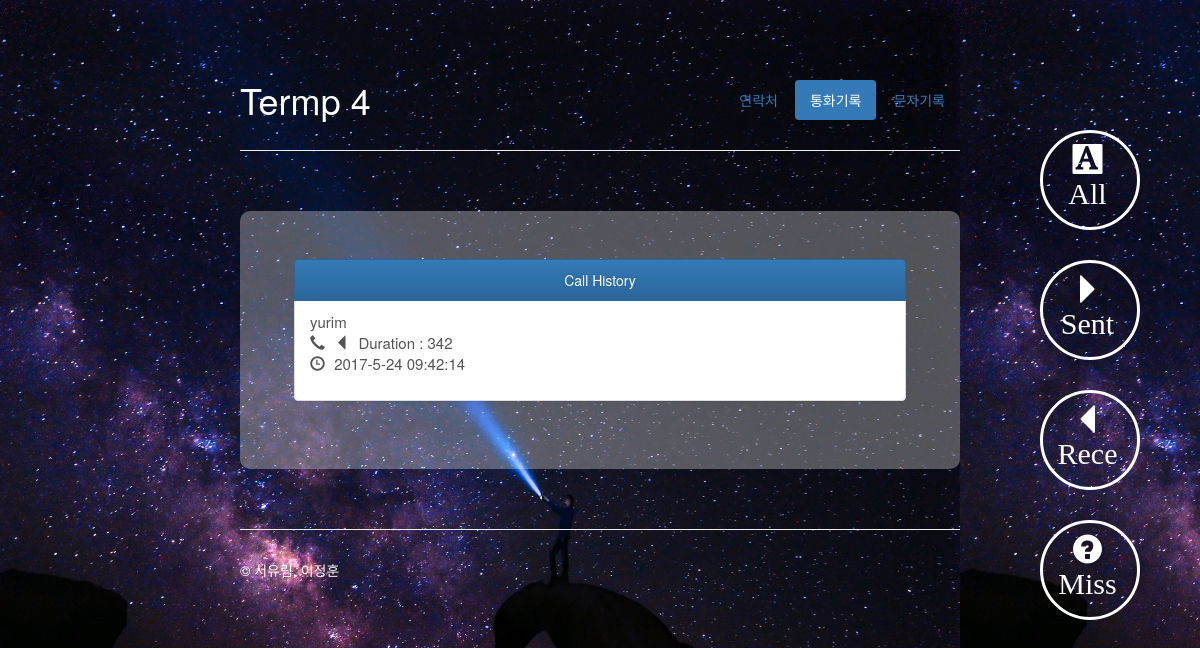
Screenshot of /call_hist/1 with the database file from the repository.
### tables this page shows
CREATE TABLE addressbook (
id integer primary key autoincrement, name text, number text, email text);

CREATE TABLE call (
time text, phone text, status integer, duration integer);

### web_sever.py (the view)
@app.route('/call_hist/<int:status>', methods=['GET','POST'])
def call_hist(status):
	return render_template('call_hist.html', call=getCall(status))

### sql_conn3.py (called while the page is built)
def getConnection():
    return sqlite3.connect('addressbook.db')

def getCall(status):
    conn = getConnection()
    curs = conn.cursor()
    if status==3:
        sql = "SELECT * FROM CALL ORDER BY TIME DESC"
    elif status==0:
        sql = "SELECT * FROM CALL WHERE STATUS = 0 ORDER BY TIME DESC"
    elif status==1:
        sql = "SELECT * FROM CALL WHERE STATUS = 1 ORDER BY TIME DESC"
    elif status==2:
        sql = "SELECT * FROM CALL WHERE STATUS = 2 ORDER BY TIME DESC"
    curs.execute(sql)
    row = curs.fetchall()
    for hist in range(len(row)):
        if searchName(row[hist][1]) != []:
            result = searchName(row[hist][1])
            row[hist] = row[hist][:1] + (result[0][1],) + row[hist][2:]
    conn.close()
    return row

def searchName(num):
    conn = getConnection()
    curs = conn.cursor()
    curs.execute("SELECT * FROM ADDRESSBOOK WHERE number=?", (num,))
    row = curs.fetchall()
    conn.close()
    return row

### templates/call_hist.html (shortened to what this page needs)
{% extends "history.html" %}
{% block body %}
<div class="masthead">
    <ul class="nav nav-pills pull-right">
        <li><a href="{{ url_for('main')}}">연락처</a></li>
        <li class="active" "><a href="{{ url_for('call_hist', status =3)}}">통화기록</a></li>
        <li><a href="{{ url_for('sms_hist', id = 0, status = 3) }}">문자기록</a></li>
    </ul>
    <h1 class="muted" style= "color : #ffffff">Termp 4</h3>
</div>
<hr>
<div class="floating" style="margin-top:-50px">
    <div>
      <p><a href="{{ url_for('call_hist', status = 3 )}}"><span class="glyphicon glyphicon-text-background" aria-hidden="true" style="font-size: 30px ;color : #ffffff"> All</span></a></p>
    </div>
    <div>
        <p> <a href="{{ url_for('call_hist', status = 0) }}">  <span class="glyphicon glyphicon-triangle-right" aria-hidden="true" style=" font-size: 30px;color : #ffffff"> Sent</span></a></p>
    </div>
    <div>
        <p> <a href="{{ url_for('call_hist', status = 1) }}"> <span class="glyphicon glyphicon-triangle-left" aria-hidden="true"; style=" font-size: 30px;color : #ffffff;" > Rece</span></a></p>
    </div>
    <div>
        <p> <a href="{{ url_for('call_hist', status = 2) }}"> <span class=" glyphicon glyphicon-question-sign" aria-hidden="true"; style=" font-size: 30px;color : #ffffff;" > Miss</span></a></p>
    </div>
</div>
<div class="jumbotron">
    <div class="bs-example">
        <div class="list-group">
            <a href = "#" class = "list-group-item active">
             Call History
         </a>
         {% for c in call %}
         <a href = "#" class = "list-group-item">
            <p style="font-size : 15px; text-align:left">
                {{ c[1] }} <br>
                {% if c[2] == 1 %}
                <span class="glyphicon glyphicon-earphone" aria-hidden="true" ></span>
                <span class="glyphicon glyphicon-triangle-left" aria-hidden="true"></span>
                {% endif %}
                Duration : {{ c[3] }} <br>
                <span class="glyphicon glyphicon-time" aria-hidden="true"></span>
                {{ c[0] }}
            </p>
        </a>
        {% endfor %}
    </div>
</div>
</div>
{% endblock %}

### static/css/main.css (style rules this page uses)
html { padding: 0px; }
body { height: 100%; opacity : 1; padding-top: 60px; background-image: url('../img/bak.jpeg'); background-size: 80% 70%; background-color: rgba( 255, 255, 255, 0.0 ); }
.floating { position: fixed; right: 50%; top: 180px; float: right; margin-top: 100px; margin-right: -45%; text-align:center; width:100px; -webkit-border-radius: 8px; }
.floating div:nth-child(1) { width: 100%; height: 100%; padding: 10px; margin-bottom: 30px; border:3px solid #ffffff; border-radius: 50px; }
.floating div:nth-child(2) { width: 100%; height: 100%; padding: 10px; margin-bottom: 30px; border:3px solid #ffffff; border-radius: 50px; }
.floating div:nth-child(3) { width: 100%; height: 100%; padding: 10px; margin-bottom: 30px; border:3px solid #ffffff; border-radius: 50px; }
.floating div:nth-child(4) { width: 100%; height: 100%; padding: 10px; margin-bottom: 30px; border:3px solid #ffffff; border-radius: 50px; }
.container-narrow > hr { margin: 30px 0; }
.jumbotron { background-color: rgba( 255, 255, 255, 0.3 ); margin: 60px 0; text-align: center; border-style: solid 10px; border-radius: 10px 10px }
.glyphicon { margin-right:5px; }

### static/css/history.css (style rules this page uses)
.bs-example { width: 85%; margin:0 auto; }

### rows the page displays
addressbook: name "yurim"
call: duration "342", time "2017-5-24 09:42:14"
